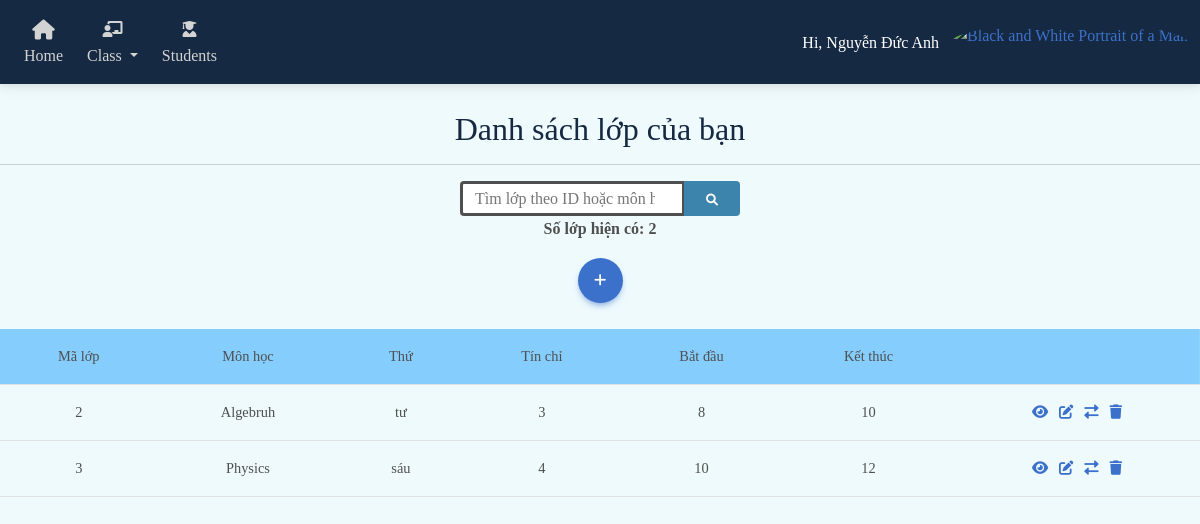
Screenshot of /classlist.php (signed in) with the database file from the repository.
### tables this page shows
CREATE TABLE `class` (
  `id` int(11) NOT NULL,
  `name` varchar(30) DEFAULT NULL,
  `day` varchar(20) DEFAULT NULL,
  `id_teacher` int(11) DEFAULT NULL,
  `credit` int(11) DEFAULT NULL,
  `start_time` int(11) DEFAULT NULL,
  `end_time` int(11) DEFAULT NULL
);

### classlist.php (the view, shortened to what this page needs)
<?php
require 'includes/db_connection.php';
if(isset($_POST['class_search']))
{
  $valuetosearch=$_POST['valuetosearch'];
  $sql="SELECT * FROM class WHERE id_teacher = " . $_SESSION['userid'] . " AND CONCAT(id, name) LIKE '%".$valuetosearch."%'";
  $result = mysqli_query($conn, $sql);
}else
{
  $sql="SELECT * FROM class WHERE id_teacher = " . $_SESSION['userid'] ."";
  $result = mysqli_query($conn, $sql);
}
?>
<!DOCTYPE html>
<html lang="en">
<head>
  <link rel="stylesheet" href="https://cdnjs.cloudflare.com/ajax/libs/font-awesome/6.0.0/css/all.min.css" />
  <link rel="stylesheet" href="css/mdb.min.css" />
  <link rel="stylesheet" href="css/style.css">
</head>
<body>
<nav class="navbar navbar-expand-lg navbar-light bg-light" style="background: rgb(74,139,223);
background: radial-gradient(circle, rgba(74,139,223,1) 0%, rgba(22,41,66,1) 0%);">
  <div class="container-fluid">
    <div class="collapse navbar-collapse" id="navbarSupportedContent">
      <ul class="navbar-nav me-auto d-flex flex-row mt-3 mt-lg-0">
      <li class="nav-item text-center mx-2 mx-lg-1">
          <a class="nav-link left-link" aria-current="page" href="mainpage.php">
            <div>
              <i class="fas fa-home fa-lg mb-1"></i>
            </div>
            Home
          </a>
        </li>
        <li class="nav-item text-center mx-2 mx-lg-1 dropdown">
          <a class="nav-link left-link dropdown-toggle" aria-current="page" id="navbarDropdown"
            role="button"
            data-mdb-toggle="dropdown"
            aria-expanded="false">
            <div>
              <i class="fas fa-chalkboard-teacher"></i>
            </div>
            Class
          </a>
        </li>
        <li class="nav-item text-center mx-2 mx-lg-1">
          <a class="nav-link left-link" aria-current="page" href="studentlist.php">
            <div>
              <i class="fas fa-user-graduate"></i>
            </div>
            Students
          </a>
        </li>
      </ul>
    </div>
    <div class="d-flex align-items-center">
      <div style="color:white;"><?php echo "Hi, ".$_SESSION['username']."&nbsp;&nbsp;&nbsp;"; ?></div>
      <div class="dropdown">
        <a
          class="dropdown-toggle d-flex align-items-center hidden-arrow"
          href="#"
          id="navbarDropdownMenuAvatar"
          role="button"
          data-mdb-toggle="dropdown"
          aria-expanded="false"
        >
          <img
            src="https://mdbcdn.b-cdn.net/img/new/avatars/2.webp"
            class="rounded-circle"
            height="40"
            alt="Black and White Portrait of a Man"
            loading="lazy"
          />
        </a>
      </div>
    </div>
  </div>
</nav>
<br>
<div style="text-align: center; color:#162942"><h2 >Danh sách lớp của bạn</h2></div>
<hr>
<div style="text-align: center; font-weight: bold;">
<form action="classlist.php" method="post">
  <div class="input-group">
  <input type="search" name="valuetosearch" placeholder="Tìm lớp theo ID hoặc môn học" class="form-control w-25" aria-label="Search" aria-describedby="search-addon" style="text-align: center; margin-left: 460px; border-color: #FAFAFA; border: solid;">
  <button type="submit" name="class_search" class="btn btn-outline-primary" style="background: rgb(60,132,171);
background: linear-gradient(45deg, rgba(60,132,171,1) 100%, rgba(255,120,164,0) 100%); color: #FAFAFA; border: none; text-align: left; margin-right: 460px;">
<i class="fas fa-search"></i>
</button>
</div>
</form>
<p>
  <?php
  $query="SELECT COUNT(*) AS count FROM class WHERE id_teacher = '" . $_SESSION['userid'] ."'";
  $res = mysqli_query($conn, $query);
  $row = mysqli_fetch_array($res);
  echo "Số lớp hiện có: ".$row["count"]."";
  ?>
</p>
<a class="btn btn-primary btn-lg btn-floating" type="button" href="addclass.php" title="Tạo lớp mới"><i class="fas fa-plus"></i></a>
</div>
<br>
<table class="table table-hover td">
  <thead>
    <tr style="background: rgb(133,205,253);
background: linear-gradient(45deg, rgba(133,205,253,1) 100%, rgba(255,120,164,0) 100%);">
      <th scope="col">Mã lớp</th>
      <th scope="col">Môn học</th>
      <th scope="col">Thứ</th>
      <th scope="col">Tín chỉ</th>
      <th scope="col">Bắt đầu</th>
      <th scope="col">Kết thúc</th>
      <th scope="col"></th>
    </tr>
    </thead>
    <tbody>
<?php
while($row = mysqli_fetch_array($result))
{
  echo "<tr >
  <th scope='row'>" . $row["id"] . "</th>
  <td>" . $row["name"] . "</td>
  <td>" . $row["day"] . "</td>
  <td>" . $row["credit"] . "</td>
  <td>" . $row["start_time"] . "</td>
  <td>" . $row["end_time"] . "</td>
  <td>
  <a href='viewclass.php?id=" . $row['id']
  . "'title='Danh sách lớp'>
  <span class='fas fa-eye'>&nbsp;&nbsp</span></a>
  <a href='updateclass.php?id=" . $row['id']
  . "'title='Chỉnh sửa'>
  <span class='fas fa-edit'>&nbsp;&nbsp</span></a>
  <a href='transferclass.php?id=" . $row['id']
  . "'title='Chuyển lớp'>
  <span class='fas fa-exchange-alt'>&nbsp;&nbsp</span></a>
  <a href='deleteclass.php?id=" . $row['id']
  . "'title='Xóa lớp'>
  <span class='fas fa-trash'></span></a>
  </tr>";
}
?>
</tbody>
</table>
</body>
</html>

### css/style.css (style rules this page uses)
* { font-family:Cambria, Cochin, Georgia, Times, 'Times New Roman', serif; }

### classlist.php (style rules this page uses)
.left-link { color:#d3d3d3; transition: opacity 0.15s; }
.td { text-align: center; }
body { background: rgb(239,250,253); background: linear-gradient(90deg, rgba(239,250,253,1) 100%, rgba(74,139,223,1) 100%); }

### rows the page displays
class: id "2", name "Algebruh", day "tư", credit "3", start_time "8", end_time "10"
class: id "3", name "Physics", day "sáu", credit "4", start_time "10", end_time "12"

### other values shown
$_SESSION['username'] "Nguyễn Đức Anh"
$row["count"] "2"
